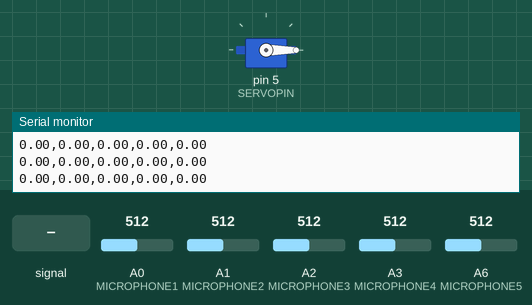
Recording of a sketch running on a simulated Arduino Nano, built with avr-gcc and run on an emulated ATmega328P. Parts: servo, the last lines printed to the serial monitor. Inputs (shaded band) come from the test bench; at power-on: A1 (MICROPHONE2) = 512, A3 (MICROPHONE4) = 512, A0 (MICROPHONE1) = 512, A2 (MICROPHONE3) = 512, A6 (MICROPHONE5) = 512.

Above: at 1.2 s.
1.3 s: A1 (MICROPHONE2) fed a 200 Hz sine of ±81 counts around its level
At 3.1 s:
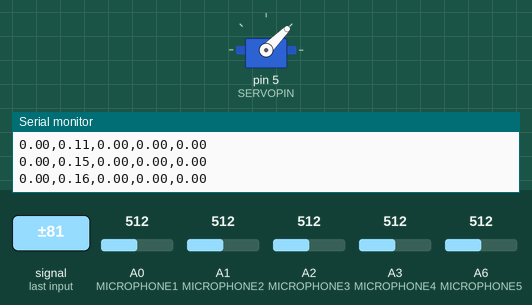
3.4 s: A3 (MICROPHONE4) fed a 200 Hz sine of ±81 counts around its level
At 5.6 s:
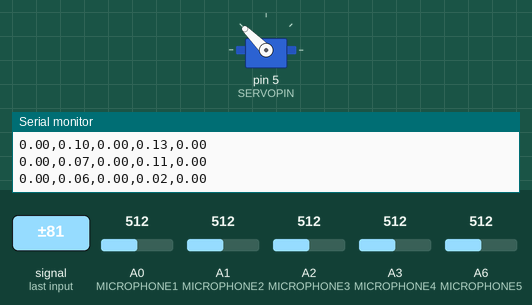
6.4 s: A6 (MICROPHONE5) fed a 200 Hz sine of ±81 counts around its level
9.4 s: A1 (MICROPHONE2) set to 716
12.4 s: A3 (MICROPHONE4) set to 716
14.1 s: A0 (MICROPHONE1) fed a 200 Hz sine of ±81 counts around its level
At 15.6 s:
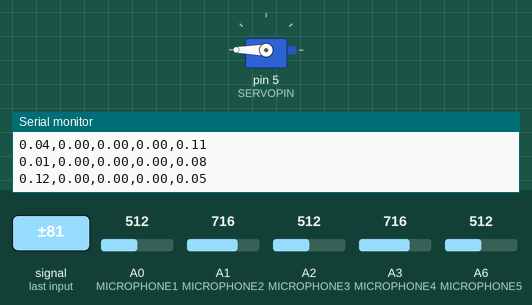
Timing chart, 0 to 18.1 s (numbered marks = the images above; inputs shaded):
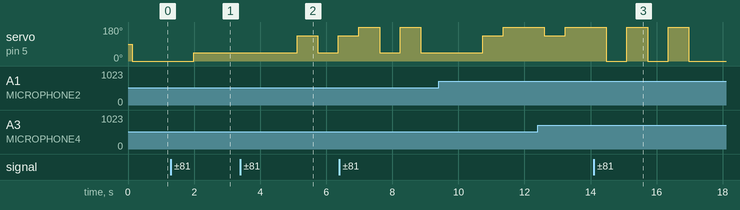

Measured:
- after the input at 1.3 s, servo on pin 5 (SERVOPIN): 0° → 45° after 0.70 s
- after the input at 3.4 s, servo on pin 5 (SERVOPIN): 45° → 135° after 1.7 s, → 45° 0.62 s later, → 135° 0.62 s later
- after the input at 14.1 s, servo on pin 5 (SERVOPIN): alternates 180° for 0.62 s and 0° for 0.62 s, starting after 0.38 s

The sketch:

Program_Test_3.ino
```cpp
#include <Servo.h>

// analog inputs for all microphones
#define MICROPHONE1 A0
#define MICROPHONE2 A1
#define MICROPHONE3 A2
#define MICROPHONE4 A3
#define MICROPHONE5 A6
#define SERVOPIN 5
#define SCALEFACTOR 1000

// object of the servo class
Servo directionServo;

// servo enable
bool servoEnable = 1;

// angle of the sound source
float angle = 0;

// ----------------1 Initialize arrays and variables-----------------
// amplitudes of all microphones
// NOTE: If these arrays are changed the number of elements given to calculateAverage() AND shiftDataArray() in section 5. must be changed!
int amplitudes1[] = {0,0,0,0,0,0,0,0,0,0};
int amplitudes2[] = {0,0,0,0,0,0,0,0,0,0};
int amplitudes3[] = {0,0,0,0,0,0,0,0,0,0};
int amplitudes4[] = {0,0,0,0,0,0,0,0,0,0};
int amplitudes5[] = {0,0,0,0,0,0,0,0,0,0};

float average1 = 0; // average over amplitude array 1
float average2 = 0; // average over amplitude array 2
float average3 = 0; // average over amplitude array 3
float average4 = 0; // average over amplitude array 4
float average5 = 0; // average over amplitude array 5
// maximum values of amplitude of all microphones, normalized for each average values
float maximum[] = {0,0,0,0,0};
// time over which the amplitudes of the microphones should be sampled
int samplingTime = 100; // sampling time in [ms]
// array of maxmimum index for determining direction from each cycle until samplingTime has been passed
int maximumIndexCounter = 0;
int maximumIndex[150];  // <----- this array size needs to be adjusted when the sampling time is changed
// rule of thumb for adjustment: samplingTime * 1.5 for safety, as one cycle takes about 1ms


// method to shift all values of an array 1 index right, meaning arr[len-1] (last value) will be overwritten
void shiftDataArray(int arr[],int len) {
  int temp = arr[len-1];
  for(int i=len-1;i>0;i--) {
    arr[i] = arr[i-1];
  }
  arr[0] = temp;
}

// method to find the highest value in a given array and return the index
int findMaximumIndex(float arr[],int arrSize) {
  int index = 0;
  float currentMax = 0;
  for(int i=0;i<arrSize;i++){
    if(arr[i]>currentMax){
      currentMax = arr[i];
      index = i;
    }
  }
  return index;
}

// method to calculate the average of a given array with given length from values greater than 0
float calculateAverage(int arr[],int arrLen){
  float count = 0;  // number of values greater than 0
  float sum = 0;    // sum of all numbers greater than 0
  for(int i=0;i<arrLen;i++){
    if(arr[i]>0){
      sum+=float(arr[i]);
      count++;
    }
  }
  return sum/count;
}

// method to determine the angle based on counters for each microphone
float calculateAngle(int counter1,int counter2, int counter3, int counter4, int counter5) {
  //------------------------------TODO: implement function--------------------
  float counts[] = {counter1,counter2,counter3,counter4,counter5};
  /**
  Serial.print(counts[0]);
  Serial.print(",");
  Serial.print(counts[1]);
  Serial.print(",");
  Serial.print(counts[2]);
  Serial.print(",");
  Serial.print(counts[3]);
  Serial.print(",");
  Serial.println(counts[4]);*/
  float finalAngle = 0;
  int maxIndex = findMaximumIndex(counts,5);
  finalAngle = maxIndex*45;
  return finalAngle;
}

// method to determine the angle of the sound source
void determineAngle() {
  // ----------------4.1 save current time stamp-----------------
  int beginTime = millis();
  maximumIndexCounter = 0;  // reset maximumIndexCounter
  do{
    // ---------------------4.2 read analog values-----------------------
    int microphone1 = analogRead(MICROPHONE1);
    int microphone2 = analogRead(MICROPHONE2);
    int microphone3 = analogRead(MICROPHONE3);
    int microphone4 = analogRead(MICROPHONE4);
    int microphone5 = analogRead(MICROPHONE5);
    // ----------4.3 calculate maximum deviation from average------------
    // if the average for each microphone is not assigned (first cycle of the program)
    if(average1==0 && average2==0 && average3==0 && average4==0 && average5==0) {
      average1 = microphone1;
      average2 = microphone2;
      average3 = microphone3;
      average4 = microphone4;
      average5 = microphone5;
    }
    maximum[0] = abs((microphone1-average1)/average1);
    maximum[1] = abs((microphone2-average2)/average2);
    maximum[2] = abs((microphone3-average3)/average3);
    maximum[3] = abs((microphone4-average4)/average4);
    maximum[4] = abs((microphone5-average5)/average5);
    // for debugging purposes
    Serial.print(maximum[0]);
    Serial.print(",");
    Serial.print(maximum[1]);
    Serial.print(",");
    Serial.print(maximum[2]);
    Serial.print(",");
    Serial.print(maximum[3]);
    Serial.print(",");
    Serial.println(maximum[4]);
    // ----------4.4 shift amplitude arrays and store new amplitude------
    // shift arrays
    shiftDataArray(amplitudes1,10);
    shiftDataArray(amplitudes2,10);
    shiftDataArray(amplitudes3,10);
    shiftDataArray(amplitudes4,10);
    shiftDataArray(amplitudes5,10);
    // store new amplitudes
    amplitudes1[0]=microphone1;
    amplitudes2[0]=microphone2;
    amplitudes3[0]=microphone3;
    amplitudes4[0]=microphone4;
    amplitudes5[0]=microphone5;
    // --------------------4.5 calculate new averages--------------------
    average1 = calculateAverage(amplitudes1,10);
    average2 = calculateAverage(amplitudes2,10);
    average3 = calculateAverage(amplitudes3,10);
    average4 = calculateAverage(amplitudes4,10);
    average5 = calculateAverage(amplitudes5,10);

    // ----------------4.6 determine highest deviation-------------------
    // determine current highest deviation and save microphone number to array
    maximumIndex[maximumIndexCounter]=findMaximumIndex(maximum,5);
    maximumIndexCounter++;  // increment maximumIndexCounter

    // --------------------4.7 time < samplingTime?----------------------
  }while((millis()-beginTime)<samplingTime);
  // reset maximum occurence counters used in angle determination
  int counter1=0;
  int counter2=0;
  int counter3=0;
  int counter4=0;
  int counter5=0;
  // loop over maxmimumIndex array and count occurences of each microphone
  for(int i=0;i<maximumIndexCounter;i++){
    int currentNumber = maximumIndex[i];
    if(currentNumber==0){       // microphone1
      counter1++;
    }else if(currentNumber==1){ // microphone2
      counter2++;
    }else if(currentNumber==2){ // microphone3
      counter3++;
    }else if(currentNumber==3){ // microphone4
      counter4++;
    }else if(currentNumber==4){ // microphone5
      counter5++;
    }
  }
  // -----------------------4.8 determine angle--------------------------
  angle = calculateAngle(counter1,counter2,counter3,counter4,counter5);
  //plotNormal();
}

void plotNormal() {
  Serial.print(amplitudes1[0]);
  Serial.print(",");
  Serial.print(amplitudes2[0]);
  Serial.print(",");
  Serial.print(amplitudes3[0]);
  Serial.print(",");
  Serial.print(amplitudes4[0]);
  Serial.print(",");
  Serial.print(amplitudes5[0]);
  Serial.print(",");
  Serial.println(angle);
}

void setup() {
  // -----------------------2 Initialize IO-pins---------------------
  Serial.begin(9600);
  // set up analog inputs
  pinMode(MICROPHONE1,INPUT);
  pinMode(MICROPHONE2,INPUT);
  pinMode(MICROPHONE3,INPUT);
  pinMode(MICROPHONE4,INPUT);
  pinMode(MICROPHONE5,INPUT);

  // ------------------------3 servoEnable?-------------------------
  if(servoEnable) {
    // --------------------3.1 Initialize Servo---------------------
    directionServo.attach(SERVOPIN);
    directionServo.write(90);
  }
}

void loop() {
  determineAngle();
  // do something with angle
  if(servoEnable) {
    directionServo.write(angle);
  }
  // 11. endCondition?
  // in this case the process repeats itself indefinetely, because it is just for tests
  // wait for delay
  delay(500);
}
```
